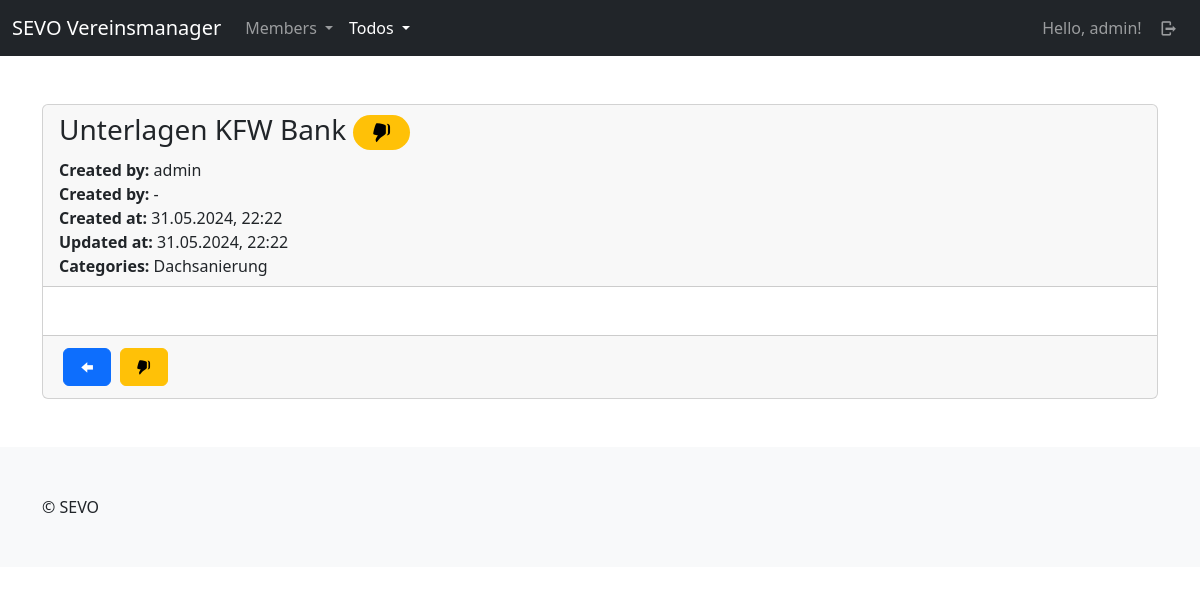
/tds/todo/detail/2 (signed in), run on an earlier commit of the app's database.
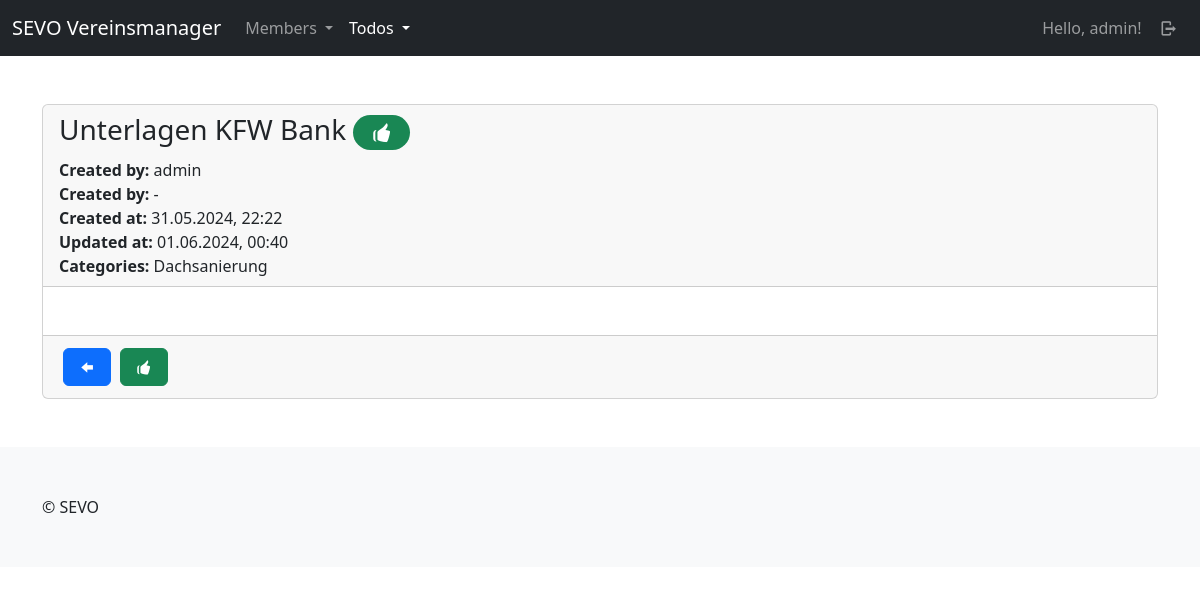
And on a later commit of the database.
### todos/models.py (models this page shows, shortened)
class Todo(models.Model):
    user = models.ForeignKey(User, on_delete=models.CASCADE)
    title = models.CharField(max_length=255)
    content = tinymce_models.HTMLField()
    categories = models.ManyToManyField(Category, blank=True)
    done = models.BooleanField(default=False)
    done_by = models.ForeignKey(User, null=True, blank=True, on_delete=models.SET_NULL, related_name="doneuser")
    created_at = models.DateTimeField(auto_now_add=True)
    updated_at = models.DateTimeField(auto_now=True)
    def get_categories_str(self):
        categories = self.categories.all()
        categories_list = [category.title for category in categories]
        return ", ".join(categories_list)
    class Meta:
        ordering = ["-updated_at"]

class Category(models.Model):
    title = models.CharField(max_length=255, unique=True)
    created_at = models.DateTimeField(auto_now_add=True)
    updated_at = models.DateTimeField(auto_now=True)
    class Meta:
        ordering = ["-updated_at"]
        verbose_name_plural = "Categories"

### todos/views/todos.py (the view)
# urls.py: path("todo/detail/<int:id>", todos.detail, name="todos-todo-detail"),
@login_required(login_url="sevo-auth-login")
def detail(request, id):
    todo = get_object_or_404(models.Todo, id=id)
    return render(request, "todos/todo/detail.html", {
        "title": _("Todo detail") + f" #{todo.id}",
        "todo": todo
    })

### todos/templates/todos/todo/detail.html (shortened to what this page needs)
{% extends "base_main.html" %}
{% load i18n %}
{% block main %}
    <div class="card">
        <div class="card-header">
            <h3>{{ todo.title }}
                <span class="badge rounded-pill {% if todo.done %}text-bg-success{% else %}text-bg-warning{% endif %}">
                    {% if todo.done %}
                        <i class="demo-icon icon-thumbs-up"></i>
                    {% else %}
                        <i class="demo-icon icon-thumbs-down"></i>
                    {% endif %}
                </span>
            </h3>
            <div>
                <strong>{% trans "Created by" %}:</strong> {{ todo.user}}
            </div>
            <div>
                <strong>{% trans "Created by" %}:</strong> {% if todo.don_by %}{{ todo.done_by}}{% else %}-{% endif %}
            </div>
            <div>
                <strong>{% trans "Created at" %}:</strong> {{ todo.created_at|date:"d.m.Y, H:i" }}
            </div>
            <div>
                <strong>{% trans "Updated at" %}:</strong> {{ todo.updated_at|date:"d.m.Y, H:i" }}
            </div>
            <div>
                <strong>{% trans "Categories" %}:</strong>
                {{ todo.get_categories_str}}
            </div>
        </div>
        <div class="card-body">
        </div>
        <div class="card-footer">
                <a type="button" href="{% url "todos-todo-index" %}" class="btn btn-primary m-1"><i class="demo-icon icon-left"></i></a>
                <a class="btn btn-{% if todo.done %}success{% else %}warning{% endif %}" href="{% url "todos-todo-done-detail" id=todo.id %}">
                    {% if todo.done %}
                        <i class="demo-icon icon-thumbs-up"></i>
                    {% else %}
                        <i class="demo-icon icon-thumbs-down"></i>
                    {% endif %}
                </a>
            </div>
        </div>
    </div>
{%  endblock %}

### templates/base_main.html (shortened to what this page needs)
{% extends "base.html" %}
{% block content %}
<div class="container py-5">
    <div class="row">
        <main class="col-lg-12">
            {% block main %}{% endblock %}
    </div>
{% endblock %}

### templates/base.html (shortened to what this page needs)
{% load static %}
<!DOCTYPE html>
<html>
<head>
    <link rel="stylesheet" href="{% static "vendor/bootstrap/css/bootstrap.min.css" %}">
    <link rel="stylesheet" href="{% static "vendor/fontello/css/entypo.css" %}">
    <link rel="stylesheet" href="{% static "css/style.css" %}">
</head>
<body>
    {% include "partials/_navbar_drop_down.html" %}
    {% block content %}{% endblock %}
    <footer class="bg-light py-5">
        <div class="container">
            <div>
                &copy; SEVO
            </div>
        </div>
    </footer>
</body>
</html>

### templates/partials/_navbar_drop_down.html (shortened to what this page needs)
{% load i18n %}
<nav class="navbar navbar-expand-lg navbar-dark bg-dark">
    <div class="container-fluid">
        <a class="navbar-brand" href="/">SEVO Vereinsmanager</a>
        <div class="collapse navbar-collapse" id="navbarContent">
            <ul class="navbar-nav me-auto mb-2 mb-lg-0">
                {% if user.is_authenticated %}
                <li class="nav-item dropdown">
                    <a class="nav-link dropdown-toggle {% if "mbrs" in request.path %} active{% endif %}"{% if "mbrs" in request.path %} aria-current="page"{% endif %} href="#" role="button" data-bs-toggle="dropdown" aria-expanded="false">
                      {% trans "Members" %}
                    </a>
                  </li>
                  <li class="nav-item dropdown">
                    <a class="nav-link dropdown-toggle {% if "tds" in request.path %} active{% endif %}"{% if "tds" in request.path %} aria-current="page"{% endif %} href="#" role="button" data-bs-toggle="dropdown" aria-expanded="false">
                      {% trans "Todos" %}
                    </a>
                  </li>
                {% endif %}
            </ul>
            <ul class="navbar-nav mb-2 mb-lg-0">
                {% if user.is_authenticated %}
                    <li class="nav-item">
                        <a class="nav-link" href="{% url "sevo-auth-user-detail" %}">{% trans "Hello" %}, {{ user }}!</a>
                    </li>
                    <li class="nav-item">
                        <a class="nav-link" href="{% url "sevo-auth-logout" %}"><i class="demo-icon icon-logout"></i></a>
                    </li>
                {% else %}
                    <li class="nav-item">
                        <a class="nav-link {% if "login" in request.path %} active{% endif %}"{% if "members" in request.path %} aria-current="page"{% endif %} href="{% url "sevo-auth-login" %}"><i class="demo-icon icon-user"></i></a>
                    </li>
                {% endif %}
            </ul>
        </div>
    </div>
</nav>

What changed in the data, as far as the page shows it:
changed Todo "Unterlagen KFW Bank": done False → True (drawn); updated_at "31.05.2024, 22:22" → "01.06.2024, 00:40"
